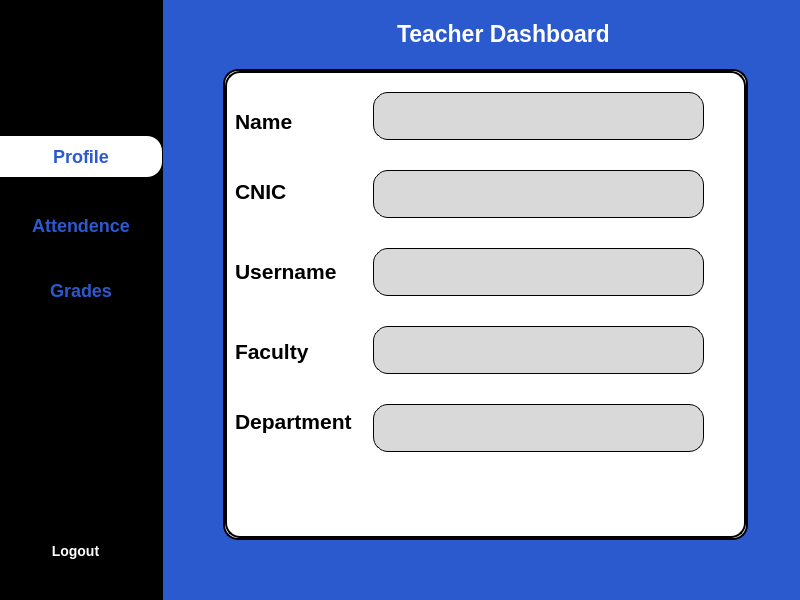
<?xml version="1.0" encoding="UTF-8"?>
<ui version="4.0">
 <class>TeacherPannel</class>
 <widget class="QDialog" name="TeacherPannel">
  <property name="geometry">
   <rect>
    <x>0</x>
    <y>0</y>
    <width>800</width>
    <height>600</height>
   </rect>
  </property>
  <property name="windowTitle">
   <string>Dialog</string>
  </property>
  <property name="styleSheet">
   <string notr="true">background-color: #2B59CE;
</string>
  </property>
  <widget class="QLabel" name="label_2">
   <property name="geometry">
    <rect>
     <x>0</x>
     <y>0</y>
     <width>163</width>
     <height>600</height>
    </rect>
   </property>
   <property name="styleSheet">
    <string notr="true">background-color: rgb(0, 0, 0);</string>
   </property>
   <property name="text">
    <string/>
   </property>
  </widget>
  <widget class="QLabel" name="label_5">
   <property name="geometry">
    <rect>
     <x>397</x>
     <y>18</y>
     <width>211</width>
     <height>31</height>
    </rect>
   </property>
   <property name="styleSheet">
    <string notr="true">color: white;
font-size: 23px;
font-weight: bold;</string>
   </property>
   <property name="text">
    <string>Teacher Dashboard</string>
   </property>
  </widget>
  <widget class="QPushButton" name="pushButton_2">
   <property name="geometry">
    <rect>
     <x>0</x>
     <y>205</y>
     <width>162</width>
     <height>41</height>
    </rect>
   </property>
   <property name="cursor">
    <cursorShape>PointingHandCursor</cursorShape>
   </property>
   <property name="styleSheet">
    <string notr="true">QPushButton{color: #2B59CE;
background-color: rgb(0, 0, 0);
font: 18px;
font-weight: bold;
border-radius: 15px;
border-bottom-left-radius: 0px;;
border-top-left-radius: 0px;
}
QPushButton::hover{
background-color: white;
}
QPushButton::checked{
background-color: white;
}</string>
   </property>
   <property name="text">
    <string>Attendence</string>
   </property>
   <property name="checkable">
    <bool>true</bool>
   </property>
   <property name="autoExclusive">
    <bool>true</bool>
   </property>
  </widget>
  <widget class="QPushButton" name="pushButton">
   <property name="geometry">
    <rect>
     <x>0</x>
     <y>136</y>
     <width>162</width>
     <height>41</height>
    </rect>
   </property>
   <property name="cursor">
    <cursorShape>PointingHandCursor</cursorShape>
   </property>
   <property name="styleSheet">
    <string notr="true">QPushButton{color: #2B59CE;
background-color: rgb(0, 0, 0);
font: 18px;
font-weight: bold;
border-radius: 15px;
border-bottom-left-radius: 0px;;
border-top-left-radius: 0px;
}
QPushButton::hover{
background-color: white;
}
QPushButton::checked{
background-color: white;
}</string>
   </property>
   <property name="text">
    <string>Profile</string>
   </property>
   <property name="checkable">
    <bool>true</bool>
   </property>
   <property name="checked">
    <bool>true</bool>
   </property>
   <property name="autoExclusive">
    <bool>true</bool>
   </property>
  </widget>
  <widget class="QStackedWidget" name="stackedWidget">
   <property name="geometry">
    <rect>
     <x>223</x>
     <y>69</y>
     <width>525</width>
     <height>471</height>
    </rect>
   </property>
   <property name="styleSheet">
    <string notr="true">border: 2px solid black;
background-color: rgb(255, 255, 255);
border-radius: 15px;
</string>
   </property>
   <property name="currentIndex">
    <number>0</number>
   </property>
   <widget class="QWidget" name="page">
    <widget class="QLineEdit" name="name16">
     <property name="geometry">
      <rect>
       <x>148</x>
       <y>21</y>
       <width>331</width>
       <height>48</height>
      </rect>
     </property>
     <property name="styleSheet">
      <string notr="true">QLineEdit {
    border: 1px solid black;
    background-color: #D9D9D9;
    color: black;
    font-weight: bold;
    font-family: &quot;Roboto&quot;;
    font-size: 18px;
    padding-left: 14px;
}
</string>
     </property>
     <property name="readOnly">
      <bool>true</bool>
     </property>
     <property name="placeholderText">
      <string/>
     </property>
    </widget>
    <widget class="QLineEdit" name="cnic16">
     <property name="geometry">
      <rect>
       <x>148</x>
       <y>99</y>
       <width>331</width>
       <height>48</height>
      </rect>
     </property>
     <property name="styleSheet">
      <string notr="true">QLineEdit {
    border: 1px solid black;
    background-color: #D9D9D9;
    color: black;
    font-weight: bold;
    font-family: &quot;Roboto&quot;;
    font-size: 18px;
    padding-left: 14px;
}
</string>
     </property>
     <property name="readOnly">
      <bool>true</bool>
     </property>
     <property name="placeholderText">
      <string/>
     </property>
    </widget>
    <widget class="QLabel" name="label_3">
     <property name="geometry">
      <rect>
       <x>10</x>
       <y>30</y>
       <width>71</width>
       <height>41</height>
      </rect>
     </property>
     <property name="styleSheet">
      <string notr="true">color: black;
font-size: 21px;
font-weight: bold;
border: 0px;
background-color: rgb(255, 255, 0, 0);</string>
     </property>
     <property name="text">
      <string>&lt;html&gt;&lt;head/&gt;&lt;body&gt;&lt;p&gt;Name&lt;/p&gt;&lt;/body&gt;&lt;/html&gt;</string>
     </property>
    </widget>
    <widget class="QLineEdit" name="email16">
     <property name="geometry">
      <rect>
       <x>148</x>
       <y>177</y>
       <width>331</width>
       <height>48</height>
      </rect>
     </property>
     <property name="styleSheet">
      <string notr="true">QLineEdit {
    border: 1px solid black;
    background-color: #D9D9D9;
    color: black;
    font-weight: bold;
    font-family: &quot;Roboto&quot;;
    font-size: 18px;
    padding-left: 14px;
}
</string>
     </property>
     <property name="readOnly">
      <bool>true</bool>
     </property>
     <property name="placeholderText">
      <string/>
     </property>
    </widget>
    <widget class="QLineEdit" name="faculty16">
     <property name="geometry">
      <rect>
       <x>148</x>
       <y>255</y>
       <width>331</width>
       <height>48</height>
      </rect>
     </property>
     <property name="styleSheet">
      <string notr="true">QLineEdit {
    border: 1px solid black;
    background-color: #D9D9D9;
    color: black;
    font-weight: bold;
    font-family: &quot;Roboto&quot;;
    font-size: 18px;
    padding-left: 14px;
}
</string>
     </property>
     <property name="readOnly">
      <bool>true</bool>
     </property>
     <property name="placeholderText">
      <string/>
     </property>
    </widget>
    <widget class="QLineEdit" name="department16">
     <property name="geometry">
      <rect>
       <x>148</x>
       <y>333</y>
       <width>331</width>
       <height>48</height>
      </rect>
     </property>
     <property name="styleSheet">
      <string notr="true">QLineEdit {
    border: 1px solid black;
    background-color: #D9D9D9;
    color: black;
    font-weight: bold;
    font-family: &quot;Roboto&quot;;
    font-size: 18px;
    padding-left: 14px;
}
</string>
     </property>
     <property name="readOnly">
      <bool>true</bool>
     </property>
     <property name="placeholderText">
      <string/>
     </property>
    </widget>
    <widget class="QLabel" name="label_6">
     <property name="geometry">
      <rect>
       <x>10</x>
       <y>100</y>
       <width>91</width>
       <height>41</height>
      </rect>
     </property>
     <property name="styleSheet">
      <string notr="true">color: black;
font-size: 21px;
font-weight: bold;
border: 0px;
background-color: rgb(255, 255, 0, 0);</string>
     </property>
     <property name="text">
      <string>&lt;html&gt;&lt;head/&gt;&lt;body&gt;&lt;p&gt;CNIC&lt;/p&gt;&lt;/body&gt;&lt;/html&gt;</string>
     </property>
    </widget>
    <widget class="QLabel" name="label_9">
     <property name="geometry">
      <rect>
       <x>10</x>
       <y>180</y>
       <width>101</width>
       <height>41</height>
      </rect>
     </property>
     <property name="styleSheet">
      <string notr="true">color: black;
font-size: 21px;
font-weight: bold;
border: 0px;
background-color: rgb(255, 255, 0, 0);</string>
     </property>
     <property name="text">
      <string>&lt;html&gt;&lt;head/&gt;&lt;body&gt;&lt;p&gt;Username&lt;/p&gt;&lt;/body&gt;&lt;/html&gt;</string>
     </property>
    </widget>
    <widget class="QLabel" name="label_10">
     <property name="geometry">
      <rect>
       <x>10</x>
       <y>260</y>
       <width>101</width>
       <height>41</height>
      </rect>
     </property>
     <property name="styleSheet">
      <string notr="true">color: black;
font-size: 21px;
font-weight: bold;
border: 0px;

background-color: rgb(255, 255, 0, 0);</string>
     </property>
     <property name="text">
      <string>&lt;html&gt;&lt;head/&gt;&lt;body&gt;&lt;p&gt;Faculty&lt;/p&gt;&lt;/body&gt;&lt;/html&gt;</string>
     </property>
    </widget>
    <widget class="QLabel" name="label_11">
     <property name="geometry">
      <rect>
       <x>10</x>
       <y>330</y>
       <width>121</width>
       <height>41</height>
      </rect>
     </property>
     <property name="styleSheet">
      <string notr="true">color: black;
font-size: 21px;
font-weight: bold;
border: 0px;</string>
     </property>
     <property name="text">
      <string>&lt;html&gt;&lt;head/&gt;&lt;body&gt;&lt;p&gt;Department&lt;/p&gt;&lt;/body&gt;&lt;/html&gt;</string>
     </property>
    </widget>
   </widget>
   <widget class="QWidget" name="page_2">
    <widget class="QPushButton" name="student_12">
     <property name="geometry">
      <rect>
       <x>67</x>
       <y>380</y>
       <width>139</width>
       <height>32</height>
      </rect>
     </property>
     <property name="font">
      <font>
       <pointsize>-1</pointsize>
       <italic>false</italic>
       <bold>true</bold>
      </font>
     </property>
     <property name="cursor">
      <cursorShape>PointingHandCursor</cursorShape>
     </property>
     <property name="styleSheet">
      <string notr="true">
QLabel, QPushButton {
	background-color: rgb(255, 255, 255);
   border-radius: 8px;
   color: black;
   font-size: 15px;
   font-weight: bold;
	font: bold &quot;Segoe UI&quot;;
padding: 4px;

}
</string>
     </property>
     <property name="text">
      <string>Physics</string>
     </property>
    </widget>
    <widget class="QLabel" name="label2_12">
     <property name="geometry">
      <rect>
       <x>50</x>
       <y>270</y>
       <width>177</width>
       <height>164</height>
      </rect>
     </property>
     <property name="styleSheet">
      <string notr="true">border: 0px;</string>
     </property>
     <property name="text">
      <string/>
     </property>
    </widget>
    <widget class="QLabel" name="label2_10">
     <property name="geometry">
      <rect>
       <x>50</x>
       <y>70</y>
       <width>177</width>
       <height>164</height>
      </rect>
     </property>
     <property name="styleSheet">
      <string notr="true">border: 0px;</string>
     </property>
     <property name="text">
      <string/>
     </property>
    </widget>
    <widget class="QLabel" name="label2_9">
     <property name="geometry">
      <rect>
       <x>306</x>
       <y>70</y>
       <width>177</width>
       <height>164</height>
      </rect>
     </property>
     <property name="styleSheet">
      <string notr="true">border: 0px;
</string>
     </property>
     <property name="text">
      <string/>
     </property>
    </widget>
    <widget class="QPushButton" name="student_10">
     <property name="geometry">
      <rect>
       <x>327</x>
       <y>380</y>
       <width>139</width>
       <height>32</height>
      </rect>
     </property>
     <property name="font">
      <font>
       <pointsize>-1</pointsize>
       <italic>false</italic>
       <bold>true</bold>
      </font>
     </property>
     <property name="cursor">
      <cursorShape>PointingHandCursor</cursorShape>
     </property>
     <property name="styleSheet">
      <string notr="true">
QLabel, QPushButton {
	background-color: rgb(255, 255, 255);
   border-radius: 8px;
   color: black;
   font-size: 15px;
   font-weight: bold;
	font: bold &quot;Segoe UI&quot;;

}
</string>
     </property>
     <property name="text">
      <string>Statistics</string>
     </property>
    </widget>
    <widget class="QPushButton" name="student_9">
     <property name="geometry">
      <rect>
       <x>327</x>
       <y>173</y>
       <width>139</width>
       <height>32</height>
      </rect>
     </property>
     <property name="font">
      <font>
       <pointsize>-1</pointsize>
       <italic>false</italic>
       <bold>true</bold>
      </font>
     </property>
     <property name="cursor">
      <cursorShape>PointingHandCursor</cursorShape>
     </property>
     <property name="styleSheet">
      <string notr="true">
QLabel, QPushButton {
	background-color: rgb(255, 255, 255);
   border-radius: 8px;
   color: black;
   font-size: 15px;
   font-weight: bold;
	font: bold &quot;Segoe UI&quot;;
padding: 4px;

}
</string>
     </property>
     <property name="text">
      <string>Mathematics</string>
     </property>
    </widget>
    <widget class="QPushButton" name="student_11">
     <property name="geometry">
      <rect>
       <x>67</x>
       <y>173</y>
       <width>139</width>
       <height>32</height>
      </rect>
     </property>
     <property name="font">
      <font>
       <pointsize>-1</pointsize>
       <italic>false</italic>
       <bold>true</bold>
      </font>
     </property>
     <property name="cursor">
      <cursorShape>PointingHandCursor</cursorShape>
     </property>
     <property name="styleSheet">
      <string notr="true">
QLabel, QPushButton {
	background-color: rgb(255, 255, 255);
   border-radius: 8px;
   color: black;
   font-size: 15px;
   font-weight: bold;
	font: bold &quot;Segoe UI&quot;;
padding: 4px;

}
</string>
     </property>
     <property name="text">
      <string>Computer Science</string>
     </property>
    </widget>
    <widget class="QLabel" name="label2_11">
     <property name="geometry">
      <rect>
       <x>310</x>
       <y>270</y>
       <width>177</width>
       <height>164</height>
      </rect>
     </property>
     <property name="styleSheet">
      <string notr="true">border: 0px;</string>
     </property>
     <property name="text">
      <string/>
     </property>
    </widget>
    <widget class="QLabel" name="label_4">
     <property name="geometry">
      <rect>
       <x>200</x>
       <y>10</y>
       <width>191</width>
       <height>41</height>
      </rect>
     </property>
     <property name="styleSheet">
      <string notr="true">color: black;
font-size: 19px;
font-weight: bold;
border: 0px;</string>
     </property>
     <property name="text">
      <string>ADD Attendance</string>
     </property>
    </widget>
    <zorder>label2_12</zorder>
    <zorder>label2_10</zorder>
    <zorder>label2_9</zorder>
    <zorder>student_9</zorder>
    <zorder>student_11</zorder>
    <zorder>label2_11</zorder>
    <zorder>student_10</zorder>
    <zorder>student_12</zorder>
    <zorder>label_4</zorder>
   </widget>
   <widget class="QWidget" name="page_3">
    <widget class="QLabel" name="label2_13">
     <property name="geometry">
      <rect>
       <x>43</x>
       <y>70</y>
       <width>177</width>
       <height>164</height>
      </rect>
     </property>
     <property name="styleSheet">
      <string notr="true">border: 0px;</string>
     </property>
     <property name="text">
      <string/>
     </property>
    </widget>
    <widget class="QLabel" name="label2_14">
     <property name="geometry">
      <rect>
       <x>299</x>
       <y>70</y>
       <width>177</width>
       <height>164</height>
      </rect>
     </property>
     <property name="styleSheet">
      <string notr="true">border: 0px;
</string>
     </property>
     <property name="text">
      <string/>
     </property>
    </widget>
    <widget class="QPushButton" name="student_13">
     <property name="geometry">
      <rect>
       <x>60</x>
       <y>173</y>
       <width>139</width>
       <height>32</height>
      </rect>
     </property>
     <property name="font">
      <font>
       <pointsize>-1</pointsize>
       <italic>false</italic>
       <bold>true</bold>
      </font>
     </property>
     <property name="cursor">
      <cursorShape>PointingHandCursor</cursorShape>
     </property>
     <property name="styleSheet">
      <string notr="true">
QLabel, QPushButton {
	background-color: rgb(255, 255, 255);
   border-radius: 8px;
   color: black;
   font-size: 15px;
   font-weight: bold;
	font: bold &quot;Segoe UI&quot;;
padding: 4px;

}
</string>
     </property>
     <property name="text">
      <string>Computer Science</string>
     </property>
    </widget>
    <widget class="QPushButton" name="student_14">
     <property name="geometry">
      <rect>
       <x>320</x>
       <y>173</y>
       <width>139</width>
       <height>32</height>
      </rect>
     </property>
     <property name="font">
      <font>
       <pointsize>-1</pointsize>
       <italic>false</italic>
       <bold>true</bold>
      </font>
     </property>
     <property name="cursor">
      <cursorShape>PointingHandCursor</cursorShape>
     </property>
     <property name="styleSheet">
      <string notr="true">
QLabel, QPushButton {
	background-color: rgb(255, 255, 255);
   border-radius: 8px;
   color: black;
   font-size: 15px;
   font-weight: bold;
	font: bold &quot;Segoe UI&quot;;
padding: 4px;

}
</string>
     </property>
     <property name="text">
      <string>Mathematics</string>
     </property>
    </widget>
    <widget class="QLabel" name="label2_15">
     <property name="geometry">
      <rect>
       <x>43</x>
       <y>270</y>
       <width>177</width>
       <height>164</height>
      </rect>
     </property>
     <property name="styleSheet">
      <string notr="true">border: 0px;</string>
     </property>
     <property name="text">
      <string/>
     </property>
    </widget>
    <widget class="QLabel" name="label2_16">
     <property name="geometry">
      <rect>
       <x>303</x>
       <y>270</y>
       <width>177</width>
       <height>164</height>
      </rect>
     </property>
     <property name="styleSheet">
      <string notr="true">border: 0px;</string>
     </property>
     <property name="text">
      <string/>
     </property>
    </widget>
    <widget class="QPushButton" name="student_15">
     <property name="geometry">
      <rect>
       <x>60</x>
       <y>380</y>
       <width>139</width>
       <height>32</height>
      </rect>
     </property>
     <property name="font">
      <font>
       <pointsize>-1</pointsize>
       <italic>false</italic>
       <bold>true</bold>
      </font>
     </property>
     <property name="cursor">
      <cursorShape>PointingHandCursor</cursorShape>
     </property>
     <property name="styleSheet">
      <string notr="true">
QLabel, QPushButton {
	background-color: rgb(255, 255, 255);
   border-radius: 8px;
   color: black;
   font-size: 15px;
   font-weight: bold;
	font: bold &quot;Segoe UI&quot;;
padding: 4px;

}
</string>
     </property>
     <property name="text">
      <string>Physics</string>
     </property>
    </widget>
    <widget class="QPushButton" name="student_16">
     <property name="geometry">
      <rect>
       <x>320</x>
       <y>380</y>
       <width>139</width>
       <height>32</height>
      </rect>
     </property>
     <property name="font">
      <font>
       <pointsize>-1</pointsize>
       <italic>false</italic>
       <bold>true</bold>
      </font>
     </property>
     <property name="cursor">
      <cursorShape>PointingHandCursor</cursorShape>
     </property>
     <property name="styleSheet">
      <string notr="true">
QLabel, QPushButton {
	background-color: rgb(255, 255, 255);
   border-radius: 8px;
   color: black;
   font-size: 15px;
   font-weight: bold;
	font: bold &quot;Segoe UI&quot;;

}
</string>
     </property>
     <property name="text">
      <string>Statistics</string>
     </property>
    </widget>
    <widget class="QLabel" name="label">
     <property name="geometry">
      <rect>
       <x>200</x>
       <y>10</y>
       <width>191</width>
       <height>41</height>
      </rect>
     </property>
     <property name="styleSheet">
      <string notr="true">color: black;
font-size: 19px;
font-weight: bold;
border: 0px;</string>
     </property>
     <property name="text">
      <string>ADD Grades</string>
     </property>
    </widget>
   </widget>
   <widget class="QWidget" name="page_4">
    <widget class="QComboBox" name="comboBox">
     <property name="geometry">
      <rect>
       <x>320</x>
       <y>30</y>
       <width>181</width>
       <height>31</height>
      </rect>
     </property>
     <property name="styleSheet">
      <string notr="true">QComboBox {
    color: #333333;
    background-color: #F5F5F5;
    border: 1px solid #CCCCCC;
    padding: 6px 24px 6px 8px;
    border-radius: 8px;
    selection-background-color: #E0E0E0;
}

QComboBox::drop-down {
    width: 20px;
    border: none;
    background-color: transparent;
}
QComboBox::down-arrow {
    subcontrol-origin: padding;
    subcontrol-position: center right;
    image: url(:/images/dropdown_arrow.png); 
}

QComboBox::drop-down:hover {
    background-color: #E0E0E0;
}

QComboBox::drop-down:pressed {
    background-color: #D9D9D9;
}

QComboBox::down-arrow {
    subcontrol-origin: padding; 
}

QComboBox::item {
    background-color: #F5F5F5;
    color: #333333;
    padding: 4px 8px;
}

QComboBox::item:selected {
    background-color: #E0E0E0;
}
</string>
     </property>
     <property name="placeholderText">
      <string>Select Student</string>
     </property>
    </widget>
    <widget class="QLineEdit" name="lineEdit">
     <property name="geometry">
      <rect>
       <x>160</x>
       <y>160</y>
       <width>241</width>
       <height>51</height>
      </rect>
     </property>
     <property name="styleSheet">
      <string notr="true">QLineEdit {
    border: 2px solid black;
    background-color: white;
    color: black;
    font-weight: bold;
    font-family: &quot;Roboto&quot;;
    font-size: 16px;
    padding-left: 10px;
}
</string>
     </property>
     <property name="placeholderText">
      <string>Enter Grade</string>
     </property>
    </widget>
    <widget class="QPushButton" name="pushButton_4">
     <property name="geometry">
      <rect>
       <x>240</x>
       <y>250</y>
       <width>91</width>
       <height>31</height>
      </rect>
     </property>
     <property name="cursor">
      <cursorShape>PointingHandCursor</cursorShape>
     </property>
     <property name="styleSheet">
      <string notr="true">border: 1px solid black;
border-radius: 12px;
color: white;
font-size:16px;
font-weight: bold;
background-color: red;</string>
     </property>
     <property name="text">
      <string>ADD</string>
     </property>
    </widget>
   </widget>
   <widget class="QWidget" name="page_5">
    <widget class="QPushButton" name="pushButton_5">
     <property name="geometry">
      <rect>
       <x>240</x>
       <y>240</y>
       <width>91</width>
       <height>31</height>
      </rect>
     </property>
     <property name="cursor">
      <cursorShape>PointingHandCursor</cursorShape>
     </property>
     <property name="styleSheet">
      <string notr="true">border: 1px solid black;
border-radius: 12px;
color: white;
font-size:16px;
font-weight: bold;
background-color: red;</string>
     </property>
     <property name="text">
      <string>ADD</string>
     </property>
    </widget>
    <widget class="QComboBox" name="comboBox_2">
     <property name="geometry">
      <rect>
       <x>320</x>
       <y>20</y>
       <width>161</width>
       <height>31</height>
      </rect>
     </property>
     <property name="styleSheet">
      <string notr="true">QComboBox {
    color: #333333;
    background-color: #F5F5F5;
    border: 1px solid #CCCCCC;
    padding: 6px 24px 6px 8px;
    border-radius: 8px;
    selection-background-color: #E0E0E0;
}

QComboBox::drop-down {
    width: 20px;
    border: none;
    background-color: transparent;
}
QComboBox::down-arrow {
    subcontrol-origin: padding;
    subcontrol-position: center right;
    image: url(:/images/dropdown_arrow.png); 
}

QComboBox::drop-down:hover {
    background-color: #E0E0E0;
}

QComboBox::drop-down:pressed {
    background-color: #D9D9D9;
}

QComboBox::down-arrow {
    subcontrol-origin: padding; 
}

QComboBox::item {
    background-color: #F5F5F5;
    color: #333333;
    padding: 4px 8px;
}

QComboBox::item:selected {
    background-color: #E0E0E0;
}
</string>
     </property>
     <property name="placeholderText">
      <string>Select Student</string>
     </property>
    </widget>
    <widget class="QLineEdit" name="lineEdit_2">
     <property name="geometry">
      <rect>
       <x>160</x>
       <y>150</y>
       <width>241</width>
       <height>51</height>
      </rect>
     </property>
     <property name="styleSheet">
      <string notr="true">QLineEdit {
    border: 2px solid black;
    background-color: white;
    color: black;
    font-weight: bold;
    font-family: &quot;Roboto&quot;;
    font-size: 16px;
    padding-left: 10px;
}
</string>
     </property>
     <property name="placeholderText">
      <string>Enter Attendance</string>
     </property>
    </widget>
   </widget>
  </widget>
  <widget class="QPushButton" name="pushButton_3">
   <property name="geometry">
    <rect>
     <x>0</x>
     <y>270</y>
     <width>162</width>
     <height>41</height>
    </rect>
   </property>
   <property name="cursor">
    <cursorShape>PointingHandCursor</cursorShape>
   </property>
   <property name="styleSheet">
    <string notr="true">QPushButton{color: #2B59CE;
background-color: rgb(0, 0, 0);
font: 18px;
font-weight: bold;
border-radius: 15px;
border-bottom-left-radius: 0px;;
border-top-left-radius: 0px;
}
QPushButton::hover{
background-color: white;
}
QPushButton::checked{
background-color: white;
}</string>
   </property>
   <property name="text">
    <string>Grades</string>
   </property>
   <property name="checkable">
    <bool>true</bool>
   </property>
   <property name="checked">
    <bool>false</bool>
   </property>
   <property name="autoExclusive">
    <bool>true</bool>
   </property>
  </widget>
  <widget class="QLabel" name="a123">
   <property name="geometry">
    <rect>
     <x>8</x>
     <y>14</y>
     <width>150</width>
     <height>82</height>
    </rect>
   </property>
   <property name="styleSheet">
    <string notr="true">background-color: none;</string>
   </property>
   <property name="text">
    <string/>
   </property>
  </widget>
  <widget class="QPushButton" name="pushButton_6">
   <property name="geometry">
    <rect>
     <x>30</x>
     <y>530</y>
     <width>91</width>
     <height>41</height>
    </rect>
   </property>
   <property name="cursor">
    <cursorShape>PointingHandCursor</cursorShape>
   </property>
   <property name="styleSheet">
    <string notr="true">color: white;
background-color: black;
border: 0px;
font-weight: bold;
font-size:14px;</string>
   </property>
   <property name="text">
    <string>Logout</string>
   </property>
   <property name="icon">
    <iconset resource="Logos.qrc">
     <normaloff>:/new/prefix1/Images/Admin/Logout.png</normaloff>:/new/prefix1/Images/Admin/Logout.png</iconset>
   </property>
   <property name="iconSize">
    <size>
     <width>32</width>
     <height>32</height>
    </size>
   </property>
  </widget>
 </widget>
 <resources>
  <include location="Logos.qrc"/>
 </resources>
 <connections/>
</ui>
